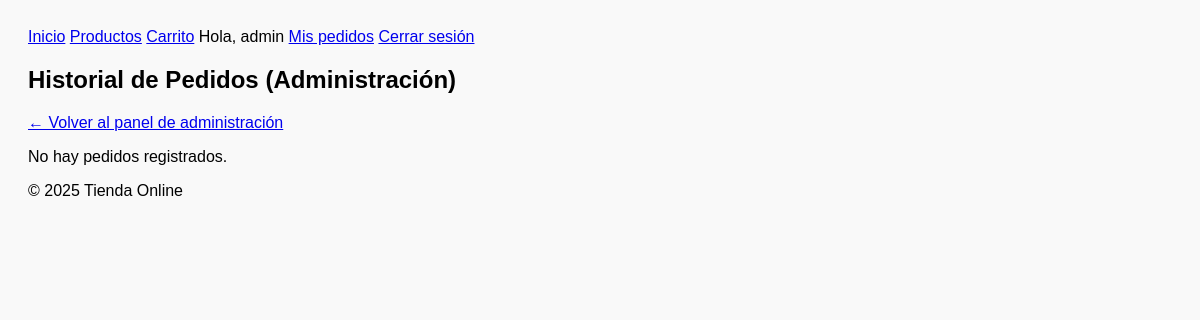
Before: /public/admin/compras (signed in) with the older database file.
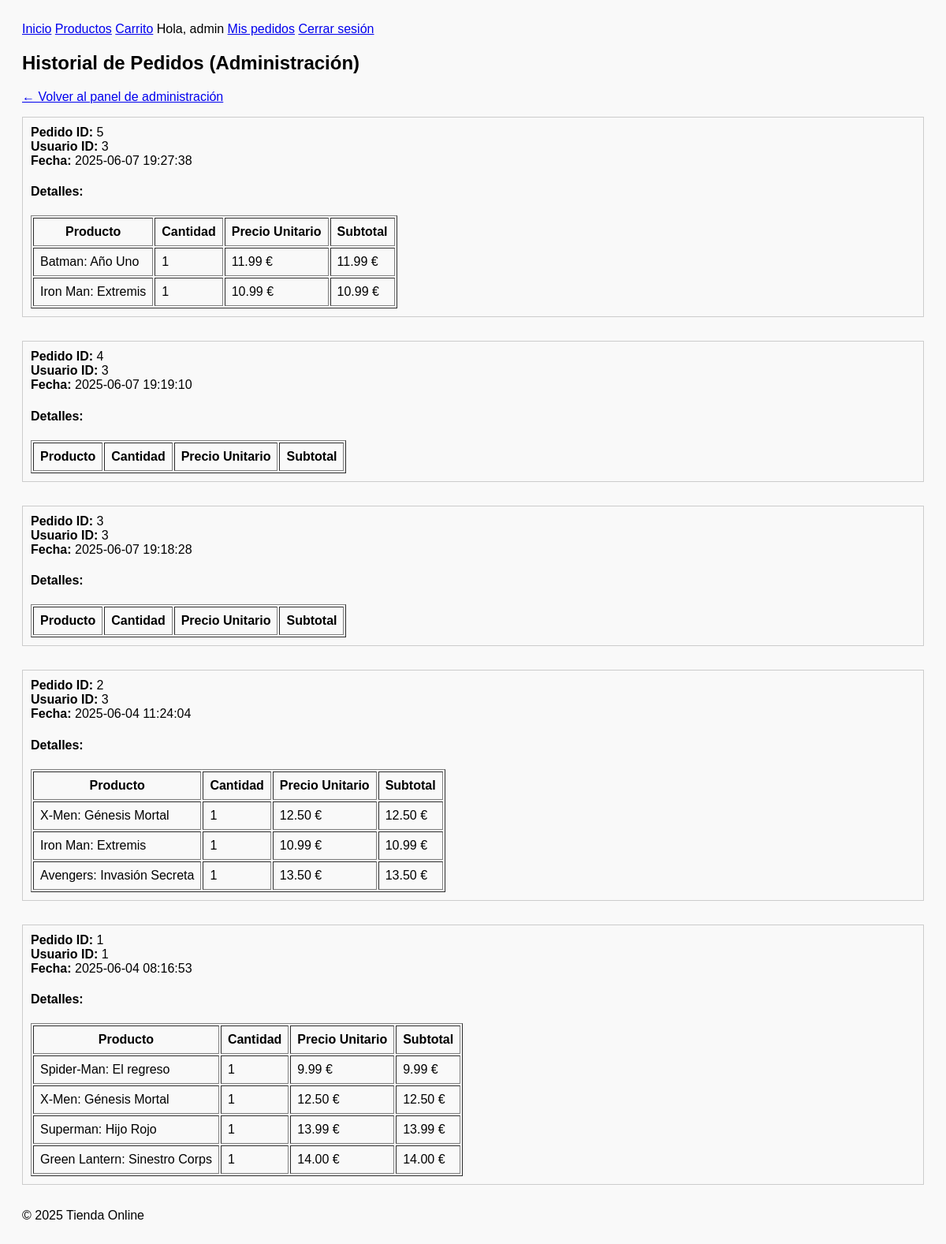
After: the same page with the newer database file.
### tables this page shows
CREATE TABLE IF NOT EXISTS `pedidos` (
  `id` int NOT NULL AUTO_INCREMENT,
  `usuario_id` int NOT NULL,
  `fecha` timestamp NULL DEFAULT CURRENT_TIMESTAMP,
  `total` decimal(10,2) NOT NULL,
  PRIMARY KEY (`id`),
  KEY `usuario_id` (`usuario_id`)
);

CREATE TABLE IF NOT EXISTS `detalles_pedidos` (
  `id` int NOT NULL AUTO_INCREMENT,
  `pedido_id` int NOT NULL,
  `producto_id` int NOT NULL,
  `cantidad` int NOT NULL,
  `precio_unitario` decimal(10,2) NOT NULL,
  PRIMARY KEY (`id`),
  KEY `compra_id` (`pedido_id`),
  KEY `producto_id` (`producto_id`)
);

CREATE TABLE IF NOT EXISTS `productos` (
  `id` int NOT NULL AUTO_INCREMENT,
  `nombre` varchar(100) NOT NULL,
  `descripcion` text,
  `precio` decimal(10,2) NOT NULL,
  `stock` int NOT NULL,
  `categoria_id` int DEFAULT NULL,
  `imagen` varchar(255) DEFAULT NULL,
  PRIMARY KEY (`id`),
  KEY `categoria_id` (`categoria_id`)
);

### app/Controllers/AdminController.php (called while the page is built, shortened)
<?php
class AdminController
{
    public function verPedidos()
    {
        $pedidos = (new Pedido)->getAllConDetalles();
        require __DIR__ . '/../Views/admin/pedidos.php';
        require __DIR__ . '/../Templates/layout.php';
    }
}

### public/index.php (called while the page is built, shortened)
<?php
$router = new Router();
$router->add('/', 'HomeController@index');
$router->add('/registro', 'AuthController@registro');
$router->add('/login', 'AuthController@login');
$router->add('/logout', 'AuthController@logout');
$router->add('/productos', 'ProductoController@listado');
$router->add('/carrito', 'CarritoController@mostrar');
$router->add('/carrito/agregar', 'CarritoController@agregar');
$router->add('/carrito/eliminar', 'CarritoController@eliminar');
$router->add('/carrito/vaciar', 'CarritoController@vaciar');
$router->add('/pedidos/confirmacion', 'PedidoController@confirmacion');
$router->add('/pedidos/procesar', 'PedidoController@procesar');
$router->add('/pedidos/historial', 'PedidoController@historial');
$router->add('/admin', 'AdminController@panel');
$router->add('/admin/productos', 'AdminController@gestionarProductos');
$router->add('/admin/productos/crear', 'AdminController@crearProducto');
$router->add('/admin/productos/editar', 'AdminController@editarProducto');
$router->add('/admin/productos/eliminar', 'AdminController@eliminarProducto');
$router->add('/admin/usuarios', 'AdminController@gestionarUsuarios');
$router->add('/admin/usuarios/editar', 'AdminController@editarUsuario');
$router->add('/admin/usuarios/eliminar', 'AdminController@eliminarUsuario');
$router->add('/admin/compras', 'AdminController@verPedidos');
$router->dispatch($_SERVER['REQUEST_URI']);

### app/Core/Database.php (called while the page is built, shortened)
<?php
class Database
{
    private static $instance = null;
    private $connection;
    private $host = 'localhost';
    private $dbname = 'tiendaonline';
    private $username = 'root';
    private $password = '';
    private function __construct()
    {
        try {
            $this->connection = new PDO(
                "mysql:host={$this->host};dbname={$this->dbname};charset=utf8",
                $this->username,
                $this->password
            );
            $this->connection->setAttribute(PDO::ATTR_ERRMODE, PDO::ERRMODE_EXCEPTION);
        } catch (PDOException $e) {
            die("Error de conexión a la base de datos: " . $e->getMessage());
        }
    }
    public static function getInstance(): Database
    {
        if (self::$instance === null) {
            self::$instance = new Database();
        }
        return self::$instance;
    }
    public function getConnection(): PDO
    {
        return $this->connection;
    }
}

### app/Models/EmptyModel.php (called while the page is built, shortened)
<?php
abstract class EmptyModel
{
    public function __construct()
    {
        $this->db = Database::getInstance()->getConnection();
    }
}

### app/Models/Pedido.php (called while the page is built, shortened)
<?php
class Pedido extends EmptyModel
{
    public function getAllConDetalles(): array
    {
        $sql = "SELECT * FROM pedidos ORDER BY fecha DESC";
        $stmt = $this->db->query($sql);
        $pedidos = $stmt->fetchAll(PDO::FETCH_ASSOC);
        foreach ($pedidos as &$pedido) {
            $stmt = $this->db->prepare("
                SELECT p.nombre, d.cantidad, d.precio_unitario
                FROM detalles_pedidos d
                JOIN productos p ON d.producto_id = p.id
                WHERE d.pedido_id = ?
            ");
            $stmt->execute([$pedido['id']]);
            $pedido['detalles'] = $stmt->fetchAll(PDO::FETCH_ASSOC);
        }
        return $pedidos;
    }
}

### app/Views/admin/pedidos.php (the view)
<h2>Historial de Pedidos (Administración)</h2>
<p><a href="/tienda-online/public/admin">← Volver al panel de administración</a></p>
<?php if (empty($pedidos)): ?>
    <p>No hay pedidos registrados.</p>
<?php else: ?>
    <?php foreach ($pedidos as $pedido): ?>
        <div style="margin-bottom: 30px; padding: 10px; border: 1px solid #ccc;">
            <strong>Pedido ID:</strong> <?= $pedido['id'] ?><br>
            <strong>Usuario ID:</strong> <?= $pedido['usuario_id'] ?><br>
            <strong>Fecha:</strong> <?= $pedido['fecha'] ?><br>
            <h4>Detalles:</h4>
            <table border="1" cellpadding="8">
                <tr>
                    <th>Producto</th>
                    <th>Cantidad</th>
                    <th>Precio Unitario</th>
                    <th>Subtotal</th>
                </tr>
                <?php foreach ($pedido['detalles'] as $detalle): ?>
                    <tr>
                        <td><?= htmlspecialchars($detalle['nombre']) ?></td>
                        <td><?= $detalle['cantidad'] ?></td>
                        <td><?= number_format($detalle['precio_unitario'], 2) ?> €</td>
                        <td><?= number_format($detalle['cantidad'] * $detalle['precio_unitario'], 2) ?> €</td>
                    </tr>
                <?php endforeach; ?>
            </table>
        </div>
    <?php endforeach; ?>
<?php endif; ?>

Changed rows visible on the page:
added pedidos: id "5", usuario "3", fecha "2025-06-07 19:27:38"
added detalles_pedidos: producto.nombre "Batman: Año Uno", cantidad "1", precio_unitario "11.99", $detalle['cantidad']*$detalle['precio_unitario'] "11.99", shown under "5"
added detalles_pedidos: producto.nombre "Iron Man: Extremis", cantidad "1", precio_unitario "10.99", $detalle['cantidad']*$detalle['precio_unitario'] "10.99"
added pedidos: id "4", usuario "3", fecha "2025-06-07 19:19:10"
added pedidos: id "3", usuario "3", fecha "2025-06-07 19:18:28"
added pedidos: id "2", usuario "3", fecha "2025-06-04 11:24:04"
added detalles_pedidos: producto.nombre "X-Men: Génesis Mortal", cantidad "1", precio_unitario "12.50", $detalle['cantidad']*$detalle['precio_unitario'] "12.50"
added detalles_pedidos: producto.nombre "Avengers: Invasión Secreta", cantidad "1", precio_unitario "13.50", $detalle['cantidad']*$detalle['precio_unitario'] "13.50", shown under "2"
added pedidos: id "1", usuario "1", fecha "2025-06-04 08:16:53"
added detalles_pedidos: producto.nombre "Spider-Man: El regreso", cantidad "1", precio_unitario "9.99", $detalle['cantidad']*$detalle['precio_unitario'] "9.99"
added detalles_pedidos: producto.nombre "Superman: Hijo Rojo", cantidad "1", precio_unitario "13.99", $detalle['cantidad']*$detalle['precio_unitario'] "13.99"
added detalles_pedidos: producto.nombre "Green Lantern: Sinestro Corps", cantidad "1", precio_unitario "14.00", $detalle['cantidad']*$detalle['precio_unitario'] "14.00"
Other visible differences:
text no longer shown: "No hay pedidos registrados."
